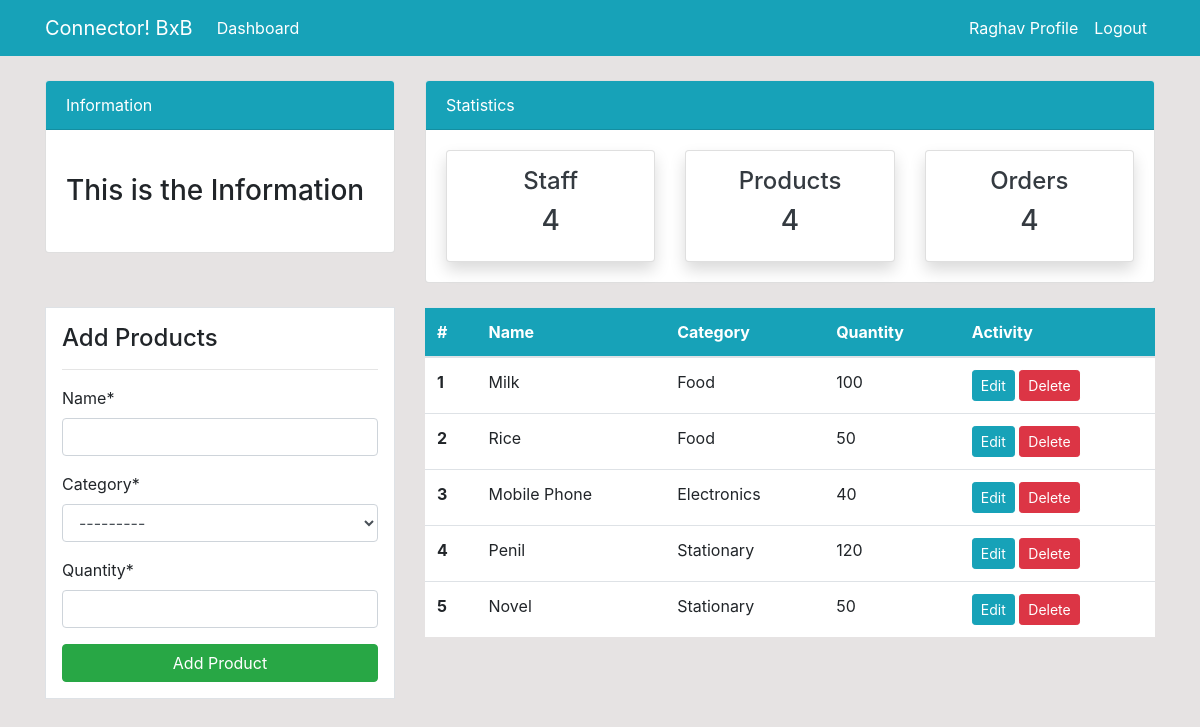
The app's page /product/ (signed in), older data.
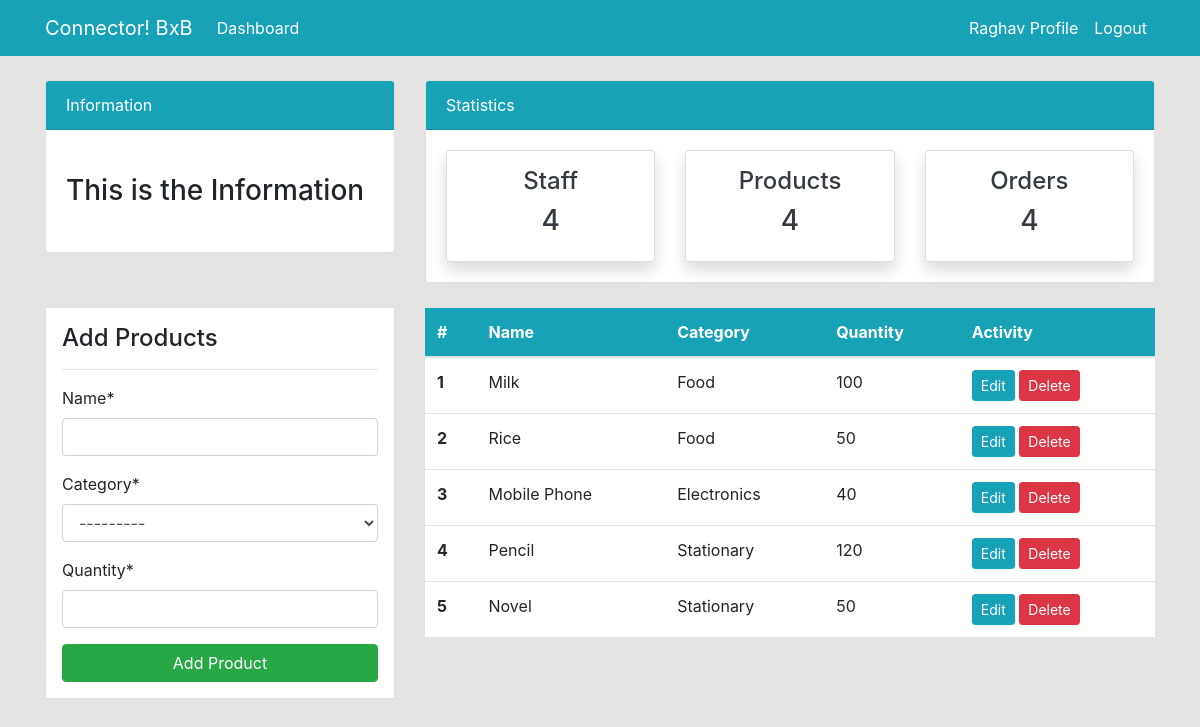
The same page, newer data.
### dashboard/models.py (models this page shows, shortened)
class Product(models.Model):
    name = models.CharField(max_length=100 , null=True)
    category = models.CharField(max_length=20, choices=CATEGORY , null=True)
    quantity = models.PositiveIntegerField(null=True)
    class Meta:
        verbose_name_plural = 'Products'

### dashboard/views.py (the view)
# urls.py: path('product/', views.product, name='dashboard-product'),
@login_required(login_url='user-login')
def product(request):
    items = Product.objects.all() # using  object relational mapping
    if request.method == 'POST':
        form = ProductForm(request.POST)
        if form.is_valid():
            form.save()
            product_name = form.cleaned_data.get('name')
            messages.success(request, f'{product_name} has been added')
            return redirect('dashboard-product')
    else:
        form = ProductForm()
    context = {
        'items' : items,
        'form' : form,
    }
    return render(request, "dashboard/product.html", context)

### dashboard/forms.py
class ProductForm(forms.ModelForm):
    class Meta:
        model = Product
        fields = ['name' , 'category' , 'quantity']

### templates/dashboard/product.html (shortened to what this page needs)
{% extends 'assets/base.html' %}
{% block content %}
{% load crispy_forms_tags %}
{% include 'assets/topnav.html' %}
<div class="container">
  <div class="row my-4">
    <div class="col-md-4">
      <div class="border bg-white p-3">
        <h4>Add Products</h4>
        <hr />
        <form method="POST">
          {% csrf_token %} {{form|crispy}}
          <input
            class="btn btn-success btn-block"
            type="submit"
            value="Add Product"
          />
        </form>
      </div>
    </div>
    <div class="col-md-8 pre-scrollable">
      <table class="table bg-white ">
        <thead class="bg-info ">
          <tr class="text-white ">
            <th scope="col">#</th>
            <th scope="col">Name</th>
            <th scope="col">Category</th>
            <th scope="col">Quantity</th>
            <th scope="col">Activity</th>
          </tr>
        </thead>
        <tbody>
          {% for item in items %}
          <tr>
            <th scope="row">{{forloop.counter}}</th>
            <td>{{item.name}}</td>
            <td>{{item.category}}</td>
            <td>{{item.quantity}}</td>
            <td>
              <a class="btn btn-info btn-sm" href="{% url 'dashboard-product-update'  item.id %}">Edit</a>
              <a class="btn btn-danger btn-sm" href="{% url 'dashboard-product-delete'  item.id %}">Delete</a>
            </td>
          </tr>
          {% endfor %}
        </tbody>
      </table>
    </div>
  </div>
</div>
{% endblock %}

Row changes from the older to the newer data that the page shows:
changed Product: name "Penil" → "Pencil"
